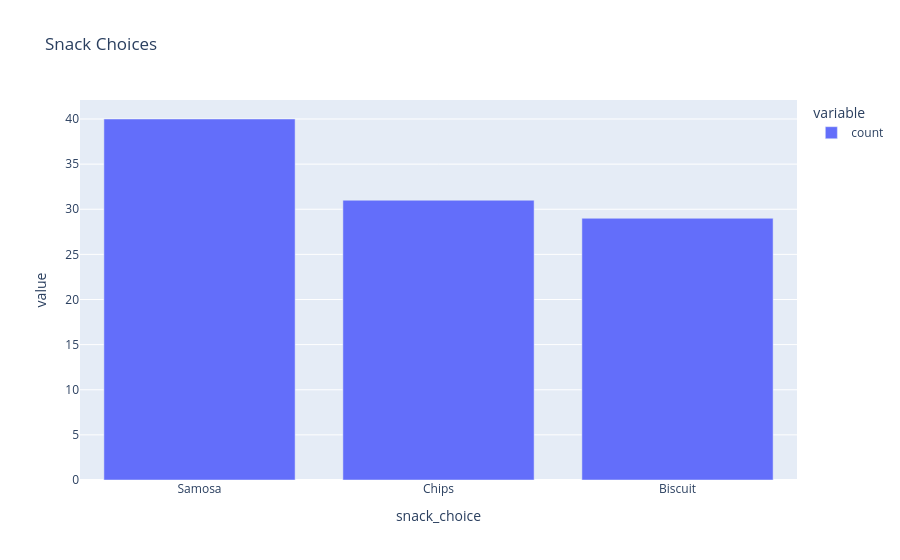

The code cell stored with this chart in its notebook:
### Code cell
import plotly.express as px
snack_chart = data['snack_choice'].value_counts()
chart = px.bar(snack_chart, title = "Snack Choices")
chart.show()
# Answer 3

### Figure 1 — Plotly figure (JSON) as saved in the notebook; plotly's stock layout.template omitted (floating-point values rounded to 4 significant figures)
{"data": [{"hovertemplate": "variable=count<br>snack_choice=%{x}<br>value=%{y}<extra></extra>", "legendgroup": "count", "marker": {"color": "#636efa", "pattern": {"shape": ""}}, "name": "count", "orientation": "v", "showlegend": true, "textposition": "auto", "type": "bar", "x": ["Samosa", "Chips", "Biscuit"], "xaxis": "x", "y": [40, 31, 29], "yaxis": "y"}], "layout": {"barmode": "relative", "legend": {"title": {"text": "variable"}, "tracegroupgap": 0}, "title": {"text": "Snack Choices"}, "xaxis": {"anchor": "y", "domain": [0, 1], "title": {"text": "snack_choice"}}, "yaxis": {"anchor": "x", "domain": [0, 1], "title": {"text": "value"}}}}
